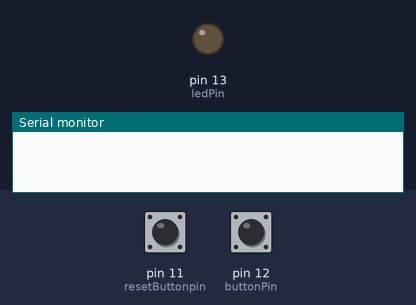
The sketch below on a simulated Arduino Uno, built with avr-gcc and run on an emulated ATmega328P. Shown: output pins drawn as LEDs (lit = HIGH), the last lines printed to the serial monitor. The test bench sets the inputs (shaded band); at power-on: pin 11 (resetButtonpin) HIGH, pin 12 (buttonPin) HIGH. EEPROM starts erased.

Above: at 1.2 s.
1.3 s: pin 11 (resetButtonpin) pulled LOW for 0.15 s
At 1.42 s:
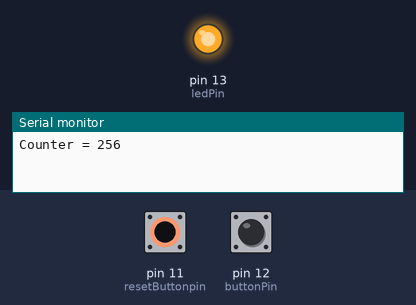
4.6 s: pin 11 (resetButtonpin) pulled LOW for 3.2 s
At 8.5 s:
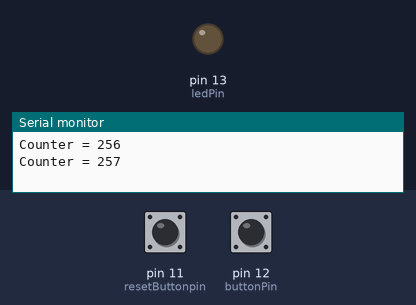
Timing chart, 0 to 10.0 s (numbered marks = the images above; inputs shaded):
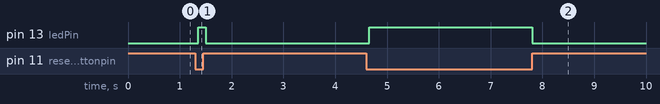

The sketch:

ITC_EEPROM_test.ino
```cpp
#include <EEPROM.h>
#include <TimerOne.h>

#define ledPin 13
#define buttonPin 12
#define resetButtonpin 11
#define debounce 150

byte lastButtonState = 1;
int lastPress = 0;
int counter = 0,reset_round = 0;

void setup()
{
  Serial.begin(9600);
  pinMode(buttonPin, INPUT_PULLUP);
  pinMode(resetButtonpin, INPUT_PULLUP);
  pinMode(ledPin, OUTPUT);

  counter = EEPROM.read(0);
  reset_round = EEPROM.read(sizeof(counter));
//  EEPROM.write(0, 0);
}

int red,reset;
//Once out of power or stop running , counter still be the lasted value as it'been press

void loop()
{
//
//  red = digitalRead(buttonPin);
//  reset = digitalRead(resetButtonpin);
    red = digitalRead(resetButtonpin);
    reset = digitalRead(buttonPin);
  if (millis() - lastPress >= debounce)
  {
    lastPress = millis();
    //press to count
    if (red == 0 && lastButtonState == 1)
    {
      counter++;
      EEPROM.put(0, counter);
      //lastPress = millis();
      digitalWrite(ledPin, HIGH);
      lastButtonState = 0;

      Serial.print("Counter = ");
      EEPROM.get(0, counter);
      Serial.println(counter);
    }

    else if(red == 1 && lastButtonState == 0)
    {
      digitalWrite(ledPin, LOW);
      lastButtonState = 1;
    }

    //reset section
    else if (reset == 0)
    {
      // lastPress = millis();
       counter=0;
       reset_round++;
       Serial.print("my reset round = ");
       Serial.println(reset_round);

       EEPROM.put(0, counter);
       EEPROM.get(0, counter);

       EEPROM.put(sizeof(counter), reset_round);
       EEPROM.get(sizeof(counter), reset_round);

       Serial.println(sizeof(counter));
    }
  }

}
```

Measured:
- after the input at 1.3 s, pin 13 (ledPin): LOW → HIGH after 0.05 s, → LOW 0.15 s later
- after the input at 4.6 s, pin 13 (ledPin): LOW → HIGH after 0.05 s, → LOW 3.1 s later
